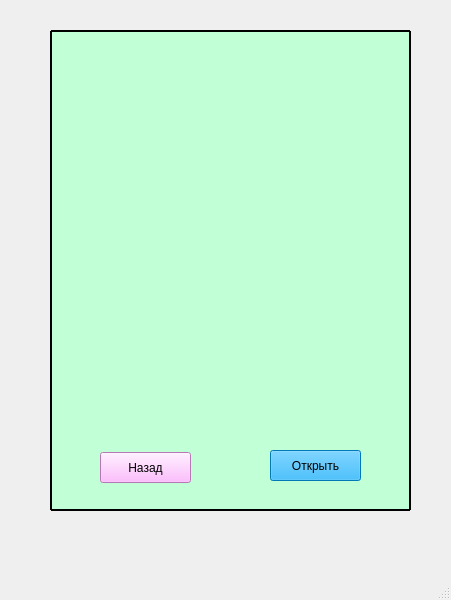
<?xml version="1.0" encoding="UTF-8"?>
<ui version="4.0">
 <class>MainWindow</class>
 <widget class="QMainWindow" name="MainWindow">
  <property name="geometry">
   <rect>
    <x>0</x>
    <y>0</y>
    <width>451</width>
    <height>600</height>
   </rect>
  </property>
  <property name="windowTitle">
   <string>MainWindow</string>
  </property>
  <widget class="QWidget" name="centralwidget">
   <widget class="QTreeView" name="treeView">
    <property name="geometry">
     <rect>
      <x>50</x>
      <y>30</y>
      <width>361</width>
      <height>481</height>
     </rect>
    </property>
    <property name="styleSheet">
     <string notr="true">background: rgb(193, 255, 214);
color: rgb(75, 156, 255);
border: 2px solid black;
border-radius: 1px;
font: 8pt &quot;MS Sans Serif&quot;;</string>
    </property>
   </widget>
   <widget class="QPushButton" name="pushButton">
    <property name="geometry">
     <rect>
      <x>100</x>
      <y>452</y>
      <width>91</width>
      <height>31</height>
     </rect>
    </property>
    <property name="styleSheet">
     <string notr="true">box-shadow: 5px 5px 7px rgba(0, 0, 0, 0.6);
background: rgb(255, 170, 255)
</string>
    </property>
    <property name="text">
     <string>Назад</string>
    </property>
   </widget>
   <widget class="QPushButton" name="pushButton_2">
    <property name="geometry">
     <rect>
      <x>270</x>
      <y>450</y>
      <width>91</width>
      <height>31</height>
     </rect>
    </property>
    <property name="styleSheet">
     <string notr="true">box-shadow: 5px 5px 7px rgba(0, 0, 0, 0.6);
background: rgb(0, 170, 255)</string>
    </property>
    <property name="text">
     <string>Открыть</string>
    </property>
   </widget>
  </widget>
  <widget class="QMenuBar" name="menubar">
   <property name="geometry">
    <rect>
     <x>0</x>
     <y>0</y>
     <width>451</width>
     <height>21</height>
    </rect>
   </property>
  </widget>
  <widget class="QStatusBar" name="statusbar"/>
 </widget>
 <resources/>
 <connections/>
</ui>
